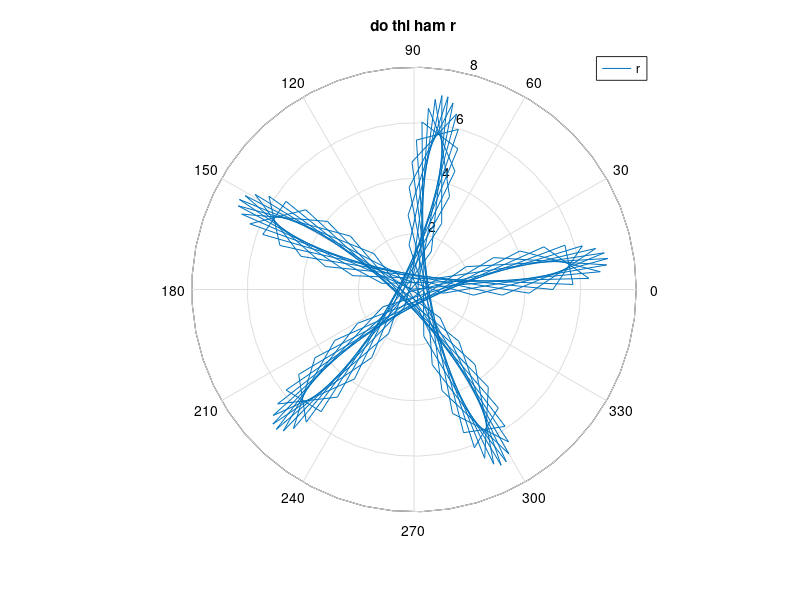

Write the MATLAB code that produced this figure.
a=input('nhap a: ');
b=input('nhap b: ');
x=linspace(0,8*pi);
r=a*cos(a.*x)+b*sin(b.*x);
polar(x,r);
title('do thi ham r');
legend('r');